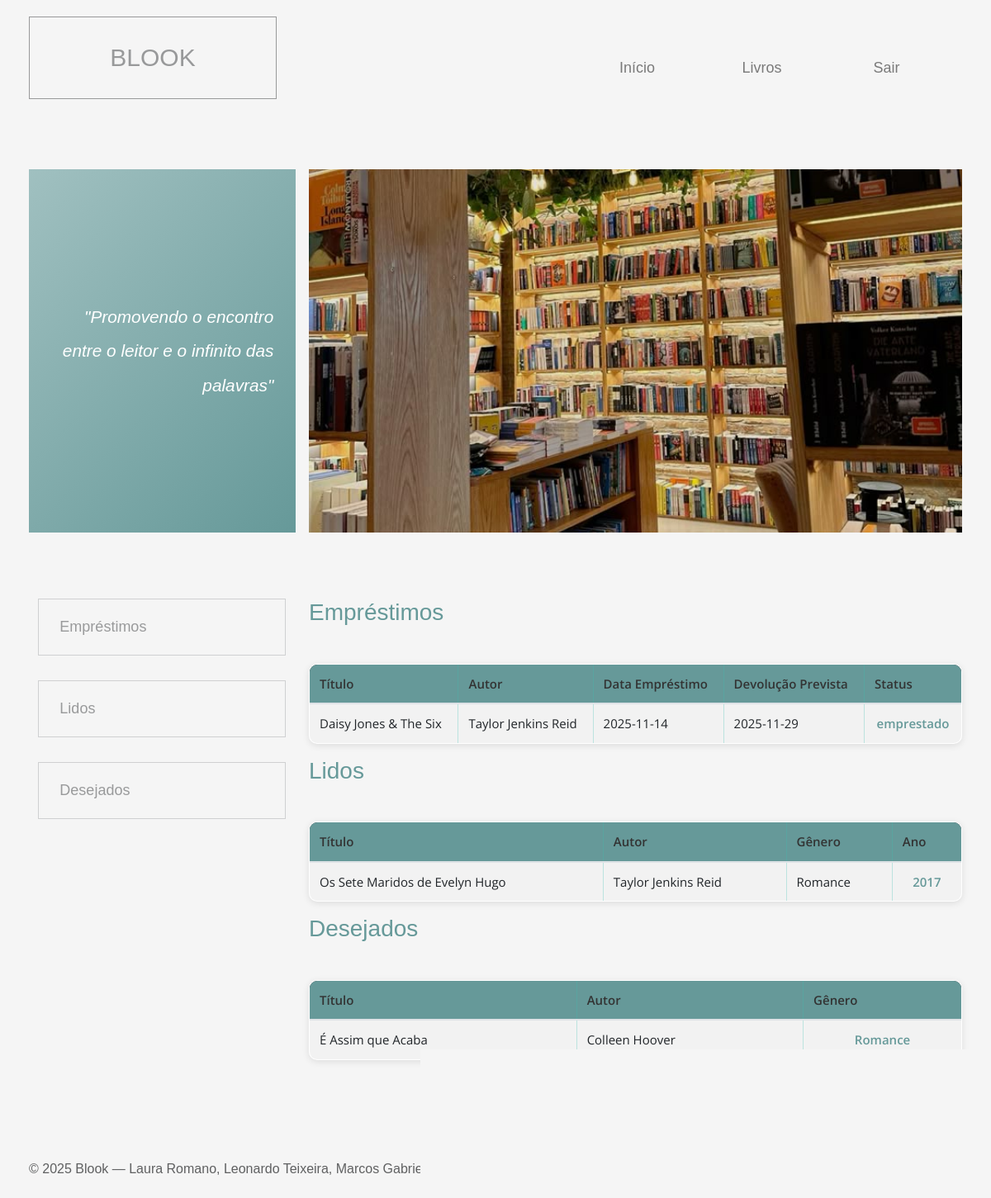
Page /dashboard.php (signed in) on the committed database.
### tables this page shows
CREATE TABLE Emprestimos (
    id_emprestimo INT PRIMARY KEY AUTO_INCREMENT,
    id_livro INT NOT NULL,
    id_usuario INT NOT NULL,
    data_emprestimo DATE NOT NULL,
    data_prevista_devolucao DATE NOT NULL,
    data_devolucao DATE,
    status ENUM('emprestado','devolvido','atrasado') NOT NULL DEFAULT 'emprestado',
    CONSTRAINT fk_emprestimos_livro FOREIGN KEY (id_livro) REFERENCES Livros(id_livro) ON DELETE RESTRICT ON UPDATE CASCADE,
    CONSTRAINT fk_emprestimos_usuario FOREIGN KEY (id_usuario) REFERENCES Usuarios(id_usuario) ON DELETE CASCADE ON UPDATE CASCADE
);

CREATE TABLE Livros (
    id_livro INT PRIMARY KEY AUTO_INCREMENT,
    titulo VARCHAR(255) NOT NULL,
    id_autor INT,
    id_genero INT,
    ano_publicacao INT,
    isbn VARCHAR(20) UNIQUE,
    edicao VARCHAR(50),
    quantidade_total INT NOT NULL DEFAULT 1,
    quantidade_disponivel INT NOT NULL DEFAULT 1,
    capa VARCHAR(255),
    CONSTRAINT fk_livros_autor FOREIGN KEY (id_autor) REFERENCES Autores(id_autor) ON DELETE SET NULL ON UPDATE CASCADE,
    CONSTRAINT fk_livros_genero FOREIGN KEY (id_genero) REFERENCES Generos(id_genero) ON DELETE SET NULL ON UPDATE CASCADE
);

CREATE TABLE Autores (
    id_autor INT PRIMARY KEY AUTO_INCREMENT,
    nome_autor VARCHAR(100) NOT NULL,
    nacionalidade VARCHAR(50),
    data_nascimento DATE
);

CREATE TABLE Generos (
    id_genero INT PRIMARY KEY AUTO_INCREMENT,
    nome_genero VARCHAR(50) UNIQUE NOT NULL
);

### dashboard.php (the view, shortened to what this page needs)
<?php
include 'cabecalho_painel.php';
include 'conexao.php';
$idUsuario = $_SESSION['id_usuario'] ?? null;
?>
<div class="row tm-welcome-row">
  <div class="col-12 tm-page-cols-container">
    <div class="tm-page-col-left tm-welcome-box tm-bg-gradient">
      <p class="tm-welcome-text">
        <em>"Promovendo o encontro entre o leitor e o infinito das palavras"</em>
      </p>
    </div>
    <div class="tm-page-col-right">
      <div class="tm-welcome-parallax" data-parallax="scroll" data-image-src="img/livro8.jpg"></div>
    </div>
  </div>
</div>
<section class="row tm-pt-4 tm-pb-6">
  <div class="col-12 tm-tabs-container tm-page-cols-container">
    <div class="tm-page-col-left tm-tab-links">
      <ul class="tabs clearfix" data-tabgroup="first-tab-group">
        <li><a href="#tab1" class="active">Empréstimos</a></li>
        <li><a href="#tab2">Lidos</a></li>
        <li><a href="#tab3">Desejados</a></li>
      </ul>
    </div>
    <div class="tm-page-col-right tm-tab-contents">
      <div id="first-tab-group" class="tabgroup">
        <div id="tab1">
          <h3 class="tm-text-secondary tm-mb-5">Empréstimos</h3>
          <table class="table table-striped table-bordered">
            <thead class="table-dark">
              <tr>
                <th>Título</th>
                <th>Autor</th>
                <th>Data Empréstimo</th>
                <th>Devolução Prevista</th>
                <th>Status</th>
              </tr>
            </thead>
            <tbody>
              <?php
              $sql = "SELECT L.titulo, A.nome_autor, E.data_emprestimo, E.data_prevista_devolucao, E.status
                      FROM Emprestimos E
                      JOIN Livros L ON E.id_livro = L.id_livro
                      LEFT JOIN Autores A ON L.id_autor = A.id_autor
                      WHERE E.id_usuario = ?";
              $stmt = $conexao->prepare($sql);
              $stmt->bind_param("i", $idUsuario);
              $stmt->execute();
              $resultado = $stmt->get_result();
              if ($resultado && mysqli_num_rows($resultado) > 0) {
                while ($row = mysqli_fetch_assoc($resultado)) {
                  echo "<tr>
                          <td>".htmlspecialchars($row['titulo'])."</td>
                          <td>".htmlspecialchars($row['nome_autor'])."</td>
                          <td>".htmlspecialchars($row['data_emprestimo'])."</td>
                          <td>".htmlspecialchars($row['data_prevista_devolucao'])."</td>
                          <td>".htmlspecialchars($row['status'])."</td>
                        </tr>";
                }
              } else {
                echo "<tr><td colspan='5' class='text-center'>Nenhum empréstimo registrado.</td></tr>";
              }
              ?>
            </tbody>
          </table>
        </div>
        <div id="tab2">
          <h3 class="tm-text-secondary tm-mb-5">Lidos</h3>
          <table class="table table-striped table-bordered">
            <thead class="table-dark">
              <tr>
                <th>Título</th>
                <th>Autor</th>
                <th>Gênero</th>
                <th>Ano</th>
              </tr>
            </thead>
            <tbody>
              <?php
              $sqlLidos = "SELECT L.titulo, A.nome_autor, G.nome_genero, L.ano_publicacao
                           FROM Lidos LD
                           JOIN Livros L ON LD.id_livro = L.id_livro
                           LEFT JOIN Autores A ON L.id_autor = A.id_autor
                           LEFT JOIN Generos G ON L.id_genero = G.id_genero
                           WHERE LD.id_usuario = ?";
              $stmt = $conexao->prepare($sqlLidos);
              $stmt->bind_param("i", $idUsuario);
              $stmt->execute();
              $resLidos = $stmt->get_result();
              if ($resLidos && mysqli_num_rows($resLidos) > 0) {
                while ($row = mysqli_fetch_assoc($resLidos)) {
                  echo "<tr>
                          <td>".htmlspecialchars($row['titulo'])."</td>
                          <td>".htmlspecialchars($row['nome_autor'])."</td>
                          <td>".htmlspecialchars($row['nome_genero'])."</td>
                          <td>".htmlspecialchars($row['ano_publicacao'])."</td>
                        </tr>";
                }
              } else {
                echo "<tr><td colspan='4' class='text-center'>Nenhum livro marcado como lido.</td></tr>";
              }
              ?>
            </tbody>
          </table>
        </div>
        <div id="tab3">
          <h3 class="tm-text-secondary tm-mb-5">Desejados</h3>
          <table class="table table-striped table-bordered">
            <thead class="table-dark">
              <tr>
                <th>Título</th>
                <th>Autor</th>
                <th>Gênero</th>
              </tr>
            </thead>
            <tbody>
              <?php
              $sqlDesejados = "SELECT L.titulo, A.nome_autor, G.nome_genero
                               FROM Desejados D
                               JOIN Livros L ON D.id_livro = L.id_livro
                               LEFT JOIN Autores A ON L.id_autor = A.id_autor
                               LEFT JOIN Generos G ON L.id_genero = G.id_genero
                               WHERE D.id_usuario = ?";
              $stmt = $conexao->prepare($sqlDesejados);
              $stmt->bind_param("i", $idUsuario);
              $stmt->execute();
              $resDesejados = $stmt->get_result();
              if ($resDesejados && mysqli_num_rows($resDesejados) > 0) {
                while ($row = mysqli_fetch_assoc($resDesejados)) {
                  echo "<tr>
                          <td>".htmlspecialchars($row['titulo'])."</td>
                          <td>".htmlspecialchars($row['nome_autor'])."</td>
                          <td>".htmlspecialchars($row['nome_genero'])."</td>
                        </tr>";
                }
              } else {
                echo "<tr><td colspan='3' class='text-center'>Nenhum livro desejado encontrado.</td></tr>";
              }
              ?>
            </tbody>
          </table>
        </div>
      </div>
    </div>
  </div>
</section>
<?php include 'footer.php'; ?>

### css/templatemo-style.css (style rules this page uses)
html { scroll-behavior: smooth; }
body { font-family: "Open Sans", Arial, Helvetica, sans-serif; font-size: 18px; font-weight: 400; overflow-x: hidden; padding-top: 78px; color: #5f6061; }
p { line-height: 2; }
a, button { transition: all 0.3s ease; }
ul { margin: 0; padding: 0; }
.tm-page-cols-container { display: flex; justify-content: space-between; }
.tm-page-col-left { width: 28.56%; max-width: 400px; }
.tm-page-col-right { width: 70%; margin-left: auto; margin-right: 0; }
.tm-pt-4 { padding-top: 40px; }
.tm-pb-6 { padding-bottom: 50px; }
.tm-mb-5 { margin-bottom: 45px; }
.tm-text-secondary { color: #669999; }
.tm-bg-gradient { background: linear-gradient( 135deg, #a0c0c0 0%, #669999 100% ); }
.tm-welcome-row { padding-top: 30px; padding-bottom: 40px; }
.tm-welcome-box { height: 440px; display: flex; align-items: center; justify-content: center; }
.tm-welcome-parallax { min-height: 440px; background: transparent; }
.tm-welcome-text { max-width: 320px; width: 100%; padding: 15px 25px 15px 15px; color: white; font-size: 1.3rem; margin-bottom: 0; text-align: right; }
.tabs { list-style: none; }
.tabs > li > a { border: 1px solid #cfd0d1; color: #999a9b; padding: 20px 25px; display: block; max-width: 300px; margin: 0 auto 30px; }

### css/dash.css (style rules this page uses)
table { width: 100%; border-collapse: collapse; font-family: "Open Sans", Arial, Helvetica, sans-serif; font-size: 15px; color: #043836; background-color: #ffffff; border-radius: 8px; overflow: hidden; }
table thead { background-color: #496b6b; color: #ffffff; }
table thead th { padding: 12px 16px; text-align: left; font-weight: 600; }
table tbody tr { border-bottom: 1px solid rgba(63, 191, 180, 0.2); transition: background 0.2s ease; }
table td { padding: 10px 16px; }
table td:last-child { text-align: center; font-weight: 600; color: #669999; }
.table-dark th { background-color: #669999 !important; }
.table-bordered td, .table-bordered th { border: 1px solid rgba(63, 191, 180, 0.3); }

### css/adm.css (style rules this page uses)
body { background-color: #f5f5f5; font-family: Arial, sans-serif; margin: 0; padding: 20px; }
table { width: 100%; border-collapse: collapse; background: white; border-radius: 10px; overflow: hidden; box-shadow: 0 2px 8px rgba(0,0,0,0.1); }
th, td { padding: 12px; text-align: left; }
th { background: #669999; color: #333; }
td { border-top: 1px solid #ddd; }

### css/editar_usuario.css (style rules this page uses)
body { background-color: #f5f5f5; font-family: Arial, sans-serif; margin: 0; padding: 20px; }

### rows in the picture
emprestimos: id_livro.titulo "Daisy Jones & The Six", autores.nome_autor "Taylor Jenkins Reid", data_emprestimo "2025-11-14", data_prevista_devolucao "2025-11-29", status "emprestado"
livros: titulo "Os Sete Maridos de Evelyn Hugo", id_autor.nome_autor "Taylor Jenkins Reid", id_genero.nome_genero "Romance", ano_publicacao "2017"
livros: titulo "É Assim que Acaba", id_autor.nome_autor "Colleen Hoover", id_genero.nome_genero "Romance"
